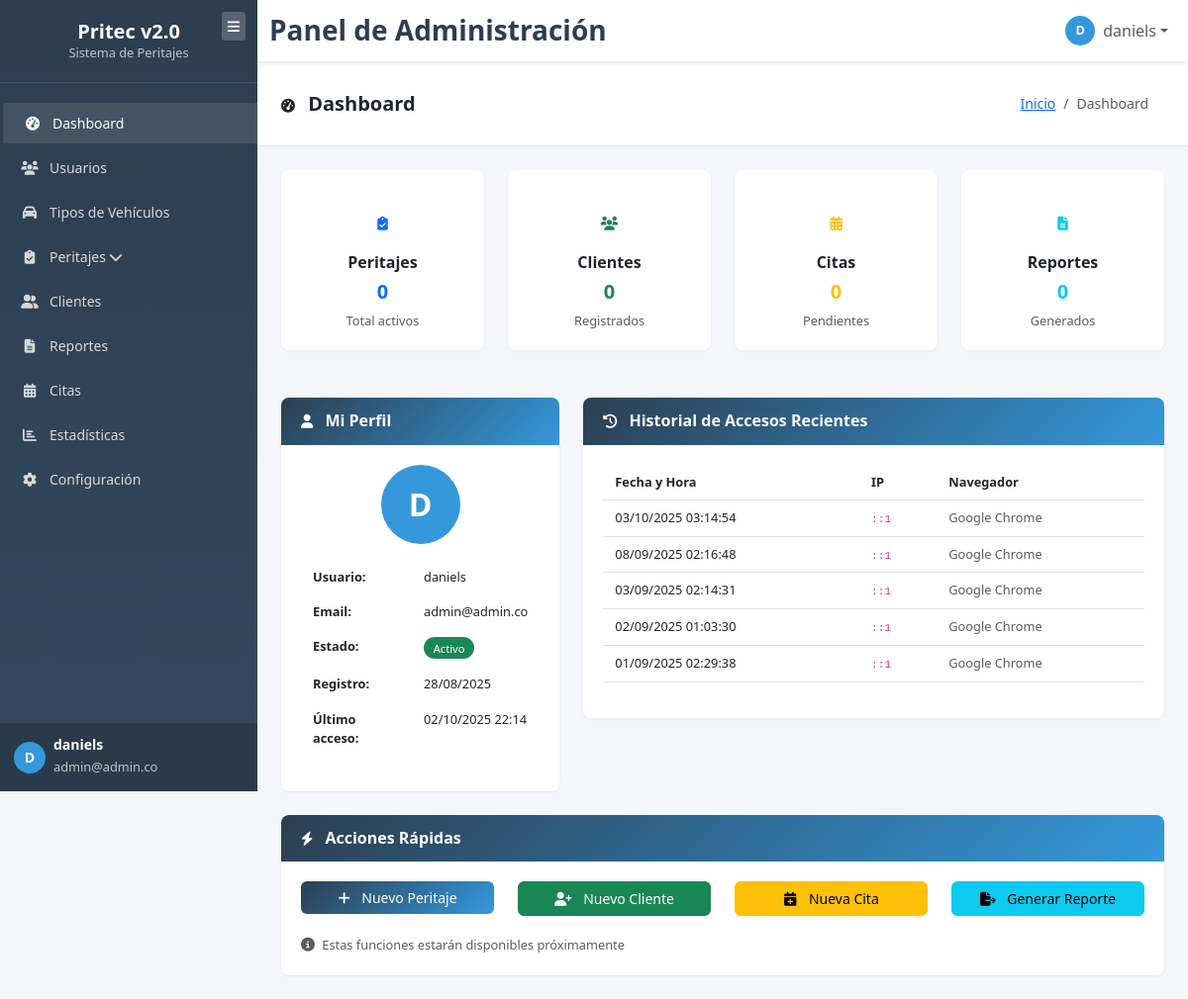
Before: /dashboard (signed in) with the older database file.
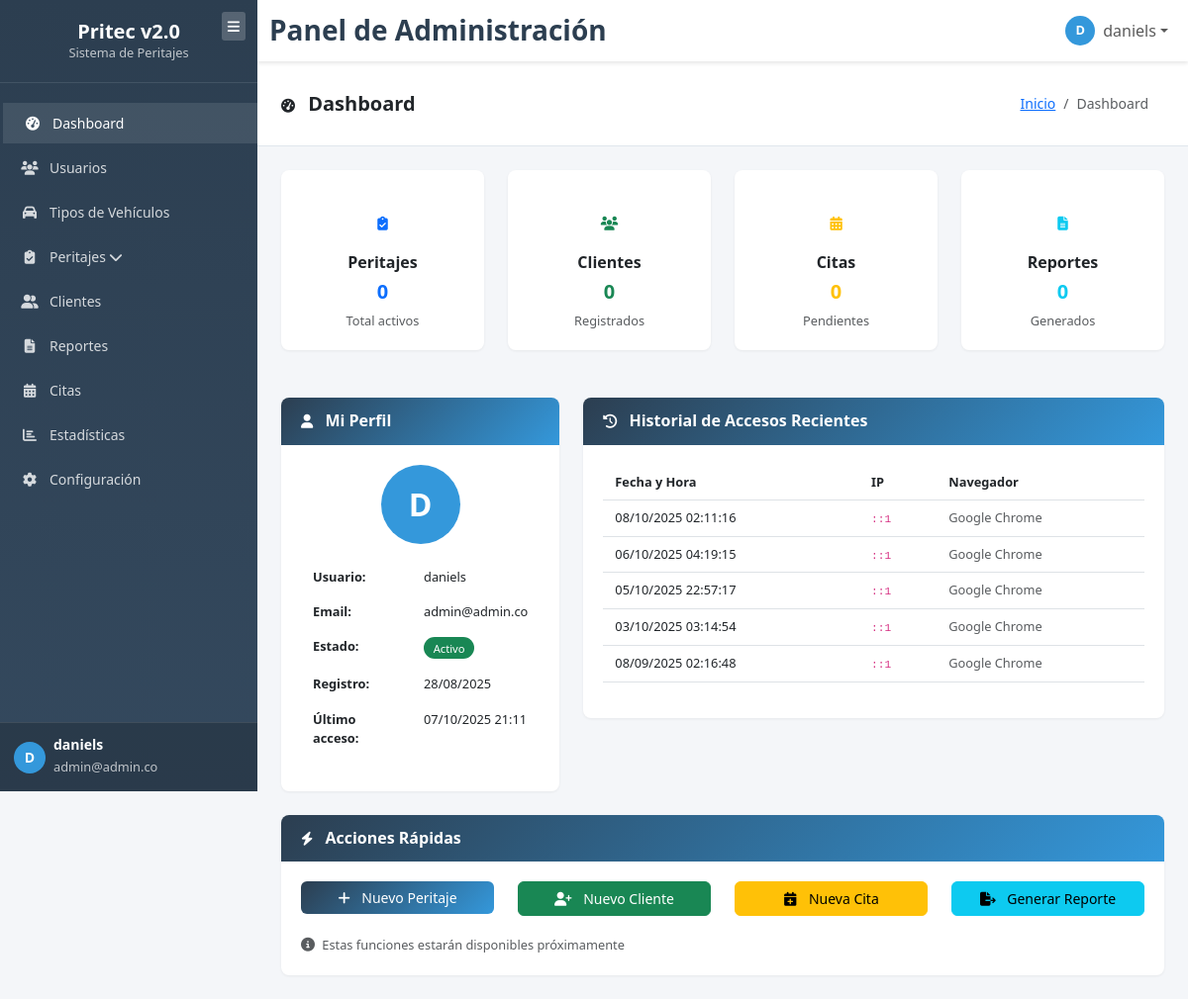
After: the same page with the newer database file.
### tables this page shows
CREATE TABLE IF NOT EXISTS `users` (
  `id` int NOT NULL AUTO_INCREMENT,
  `username` varchar(50) NOT NULL,
  `full_name` varchar(100) NOT NULL,
  `email` varchar(100) NOT NULL,
  `password` varchar(255) NOT NULL,
  `status` enum('active','inactive') NOT NULL DEFAULT 'active',
  `last_login` datetime DEFAULT NULL,
  `created_at` timestamp NOT NULL DEFAULT CURRENT_TIMESTAMP,
  `updated_at` timestamp NOT NULL DEFAULT CURRENT_TIMESTAMP ON UPDATE CURRENT_TIMESTAMP,
  PRIMARY KEY (`id`),
  UNIQUE KEY `username` (`username`),
  UNIQUE KEY `email` (`email`),
  KEY `idx_email` (`email`),
  KEY `idx_username` (`username`),
  KEY `idx_status` (`status`),
  KEY `idx_users_created_at` (`created_at`),
  KEY `idx_users_last_login` (`last_login`)
);

CREATE TABLE IF NOT EXISTS `user_login_logs` (
  `id` int NOT NULL AUTO_INCREMENT,
  `user_id` int NOT NULL,
  `ip_address` varchar(45) NOT NULL,
  `user_agent` text,
  `login_at` timestamp NOT NULL DEFAULT CURRENT_TIMESTAMP,
  PRIMARY KEY (`id`),
  KEY `idx_user_id` (`user_id`),
  KEY `idx_login_at` (`login_at`),
  CONSTRAINT `user_login_logs_ibfk_1` FOREIGN KEY (`user_id`) REFERENCES `users` (`id`) ON DELETE CASCADE
);

### app/controllers/DashboardController.php (called while the page is built, shortened)
<?php
require_once APP_PATH . '/models/User.php';
class DashboardController extends Controller {
    private $user;
    public function __construct() {
        $this->user = new User();
    }
    public function index() {
        $userId = $_SESSION['user_id'];
        $userData = $this->user->find($userId);
        $loginHistory = $this->user->getLoginHistory($userId, 5);
        $this->view('dashboard/index', [
            'title' => 'Dashboard - ' . APP_NAME,
            'user' => $userData,
            'login_history' => $loginHistory
        ]);
    }
}

### index.php (called while the page is built, shortened)
<?php
require_once __DIR__ . '/app/config/database.php';
require_once __DIR__ . '/app/core/Model.php';
require_once __DIR__ . '/app/models/User.php';
require_once __DIR__ . '/app/controllers/AuthController.php';
require_once __DIR__ . '/app/controllers/DashboardController.php';
$router = new Router();
$router->get('/', function() {
    if (!isset($_SESSION['user_id'])) {
        header('Location: ' . APP_URL . 'login');
        exit;
    }
    header('Location: ' . APP_URL . 'dashboard');
    exit;
});
$router->get('/login', 'AuthController@login');
$router->post('/login/process', 'AuthController@processLogin');
$router->get('/register', 'AuthController@register');
$router->post('/register/process', 'AuthController@processRegister');
$router->post('/logout', 'AuthController@logout');
$router->get('/auth/check', 'AuthController@checkAuth');
$router->get('/dashboard', 'DashboardController@index');
$router->get('/users', 'UserController@index');
$router->get('/users/create', 'UserController@create');
$router->post('/users/store', 'UserController@store');
$router->get('/users/edit/{id}', 'UserController@edit');
$router->post('/users/update/{id}', 'UserController@update');
$router->post('/users/delete/{id}', 'UserController@delete');
$router->post('/users/toggle-status/{id}', 'UserController@toggleStatus');
$router->get('/vehicle-types', 'VehicleTypeController@index');
$router->get('/vehicle-types/create', 'VehicleTypeController@create');
$router->post('/vehicle-types/store', 'VehicleTypeController@store');
$router->get('/vehicle-types/{id}/edit', 'VehicleTypeController@edit');
$router->post('/vehicle-types/update', 'VehicleTypeController@update');
$router->post('/vehicle-types/delete/{id}', 'VehicleTypeController@delete');
$router->post('/vehicle-types/toggle-status/{id}', 'VehicleTypeController@toggleStatus');
$router->get('/vehicle-types/{id}/sections', 'VehicleTypeController@sections');
$router->post('/vehicle-types/create-sections', 'VehicleTypeController@createSections');
$router->post('/vehicle-types/upload-section-image', 'VehicleTypeController@uploadSectionImage');
$router->get('/vehicle-types/section/{id}', 'VehicleTypeController@section');
$router->get('/vehicle-types/section/{id}/pieces', 'VehicleTypeController@pieces');
$router->post('/vehicle-types/add-piece', 'VehicleTypeController@addPiece');
$router->post('/vehicle-types/update-piece', 'VehicleTypeController@updatePiece');
$router->post('/vehicle-types/update-piece-position', 'VehicleTypeController@updatePiecePosition');
$router->post('/vehicle-types/delete-piece', 'VehicleTypeController@deletePiece');
$router->post('/vehicle-types/clear-pieces', 'VehicleTypeController@clearPieces');
$router->get('/clients', 'ClientController@index');
$router->get('/clients/create', 'ClientController@create');
$router->post('/clients/store', 'ClientController@store');
$router->get('/clients/show/{id}', 'ClientController@show');
$router->get('/clients/edit/{id}', 'ClientController@edit');
$router->post('/clients/update/{id}', 'ClientController@update');
$router->post('/clients/destroy/{id}', 'ClientController@destroy');
$router->post('/clients/activate/{id}', 'ClientController@activate');
$router->post('/clients/deactivate/{id}', 'ClientController@deactivate');
$router->get('/clients/search', 'ClientController@search');
$router->get('/clients/stats', 'ClientController@stats');
$router->get('/clients/export', 'ClientController@export');
$router->get('/expertise', 'ExpertiseController@index');
$router->get('/expertise/create', 'ExpertiseController@create');
$router->get('/expertise/show/{id}', 'ExpertiseController@show');
$router->get('/expertise/edit/{id}/{step}', 'ExpertiseController@edit');
$router->post('/expertise/store', 'ExpertiseController@store');
$router->get('/expertise/search-clients', 'ExpertiseController@searchClients');
$router->get('/expertise/step2', 'ExpertiseController@step2');
$router->get('/expertise/search-vehicle-types', 'ExpertiseController@searchVehicleTypes');
$router->post('/expertise/save-step2', 'ExpertiseController@saveStep2');
$router->get('/expertise/step3', 'ExpertiseController@step3');
$router->get('/expertise/get-pieces-by-vehicle-type', 'ExpertiseController@getPiecesByVehicleType');
$router->get('/expertise/get-inspection-concepts', 'ExpertiseController@getInspectionConcepts');
$router->post('/expertise/save-step3', 'ExpertiseController@saveStep3');
$router->get('/expertise/step4', 'ExpertiseController@step4');
$router->post('/expertise/save-step4', 'ExpertiseController@saveStep4');
$router->get('/expertise/step5', 'ExpertiseController@step5');
$router->post('/expertise/save-step5', 'ExpertiseController@saveStep5');
$router->get('/expertise/step6', 'ExpertiseController@step6');
$router->post('/expertise/save-step6', 'ExpertiseController@saveStep6');
$router->get('/expertise/step7', 'ExpertiseController@step7');
$router->post('/expertise/save-step7', 'ExpertiseController@saveStep7');
$router->get('/expertise/step8', 'ExpertiseController@step8');
$router->post('/expertise/save-step8', 'ExpertiseController@saveStep8');
$router->get('/expertise/step9', 'ExpertiseController@step9');
$router->post('/expertise/save-step9', 'ExpertiseController@saveStep9');
$router->get('/expertise/step10', 'ExpertiseController@step10');
$router->post('/expertise/save-step10', 'ExpertiseController@saveStep10');
$router->get('/expertise/step11', 'ExpertiseController@step11');
$router->post('/expertise/save-step11', 'ExpertiseController@saveStep11');
$router->get('/expertise/step12', 'ExpertiseController@step12');
$router->post('/expertise/save-final', 'ExpertiseController@saveFinal');
$router->dispatch();

### app/config/database.php (called while the page is built, shortened)
<?php
class Database {
    private $host = 'localhost';
    private $username = 'root';
    private $password = '';
    private $database = 'pritec_v2';
    private $connection;
    private function connect() {
        try {
            $dsn = "mysql:host={$this->host};dbname={$this->database};charset=utf8mb4";
            $this->connection = new PDO($dsn, $this->username, $this->password, [
                PDO::ATTR_ERRMODE => PDO::ERRMODE_EXCEPTION,
                PDO::ATTR_DEFAULT_FETCH_MODE => PDO::FETCH_ASSOC,
                PDO::ATTR_EMULATE_PREPARES => false
            ]);
        } catch (PDOException $e) {
            die("Error de conexión: " . $e->getMessage());
        }
    }
    public function query($sql, $params = []) {
        try {
            $stmt = $this->connection->prepare($sql);
            $stmt->execute($params);
            return $stmt;
        } catch (PDOException $e) {
            throw new Exception("Error en la consulta: " . $e->getMessage());
        }
    }
}

### app/core/Model.php (called while the page is built, shortened)
<?php
require_once APP_PATH . '/config/database.php';
class Model {
    protected $db;
    protected $table;
    protected $primaryKey = 'id';
    public function __construct() {
        $this->db = new Database();
    }
    public function find($id) {
        $sql = "SELECT * FROM {$this->table} WHERE {$this->primaryKey} = ?";
        $stmt = $this->db->query($sql, [$id]);
        return $stmt->fetch();
    }
}

### app/models/User.php (called while the page is built, shortened)
<?php
require_once APP_PATH . '/core/Model.php';
class User extends Model {
    public function getLoginHistory($userId, $limit = 10) {
        $sql = "SELECT * FROM user_login_logs WHERE user_id = ? ORDER BY login_at DESC LIMIT ?";
        $stmt = $this->db->query($sql, [$userId, $limit]);
        return $stmt->fetchAll();
    }
}

### app/views/dashboard/index.php (the view, shortened to what the rows shown need)
<?php
function getBrowserName($userAgent) {
    if (strpos($userAgent, 'Chrome') !== false) {
        return 'Google Chrome';
    } elseif (strpos($userAgent, 'Firefox') !== false) {
        return 'Mozilla Firefox';
    } elseif (strpos($userAgent, 'Safari') !== false) {
        return 'Safari';
    } elseif (strpos($userAgent, 'Edge') !== false) {
        return 'Microsoft Edge';
    } elseif (strpos($userAgent, 'Opera') !== false) {
        return 'Opera';
    } else {
        return 'Navegador desconocido';
    }
}
?>
<div class="content-header">
    <div class="d-flex justify-content-between align-items-center">
        <h1 class="h3 mb-0">
            <i class="fas fa-tachometer-alt me-2"></i>
            Dashboard
        </h1>
    </div>
</div>
<div class="content-body">
    <div class="row">
        <div class="col-md-6 col-lg-4 mb-4">
            <div class="card">
                <div class="card-body">
                    <div class="text-center mb-3">
                        <div style="width: 80px; height: 80px; background: var(--secondary-color); border-radius: 50%; display: flex; align-items: center; justify-content: center; color: white; font-weight: bold; font-size: 2rem; margin: 0 auto;">
                            <?= strtoupper(substr($user['full_name'], 0, 1)) ?>
                        </div>
                    </div>
                    <table class="table table-sm table-borderless">
                        <tr>
                            <td><strong>Usuario:</strong></td>
                            <td><?= htmlspecialchars($user['username']) ?></td>
                        </tr>
                        <tr>
                            <td><strong>Email:</strong></td>
                            <td><?= htmlspecialchars($user['email']) ?></td>
                        </tr>
                        <tr>
                            <td><strong>Registro:</strong></td>
                            <td><?= date('d/m/Y', strtotime($user['created_at'])) ?></td>
                        </tr>
                        <?php if ($user['last_login']): ?>
                            <tr>
                                <td><strong>Último acceso:</strong></td>
                                <td><?= date('d/m/Y H:i', strtotime($user['last_login'])) ?></td>
                            </tr>
                        <?php endif; ?>
                    </table>
                </div>
            </div>
        </div>
        <div class="col-md-6 col-lg-8 mb-4">
            <div class="card">
                <div class="card-body">
                    <?php if (!empty($login_history)): ?>
                        <div class="table-responsive">
                            <table class="table table-sm table-hover">
                                <thead>
                                    <tr>
                                        <th>Fecha y Hora</th>
                                        <th>IP</th>
                                        <th>Navegador</th>
                                    </tr>
                                </thead>
                                <tbody>
                                    <?php foreach ($login_history as $log): ?>
                                        <tr>
                                            <td><?= date('d/m/Y H:i:s', strtotime($log['login_at'])) ?></td>
                                            <td>
                                                <code><?= htmlspecialchars($log['ip_address']) ?></code>
                                            </td>
                                            <td>
                                                <small class="text-muted">
                                                    <?= getBrowserName($log['user_agent']) ?>
                                                </small>
                                            </td>
                                        </tr>
                                    <?php endforeach; ?>
                                </tbody>
                            </table>
                        </div>
                    <?php endif; ?>
                </div>
            </div>
        </div>
    </div>
</div>
<?php
include APP_PATH . '/views/layouts/app.php';
?>

Changed rows visible on the page:
no longer on this page (row unchanged): user_login_logs: login_at "03/09/2025 02:14:31", ip_address "::1", user_agent "Google Chrome"
no longer on this page (row unchanged): user_login_logs: login_at "02/09/2025 01:03:30", ip_address "::1", user_agent "Google Chrome"
no longer on this page (row unchanged): user_login_logs: login_at "01/09/2025 02:29:38", ip_address "::1", user_agent "Google Chrome"
changed users "daniels": last_login "02/10/2025 22:14" → "07/10/2025 21:11"
added user_login_logs: login_at "08/10/2025 02:11:16", ip_address "::1", user_agent "Google Chrome"
added user_login_logs: login_at "06/10/2025 04:19:15", ip_address "::1", user_agent "Google Chrome"
added user_login_logs: login_at "05/10/2025 22:57:17", ip_address "::1", user_agent "Google Chrome"
